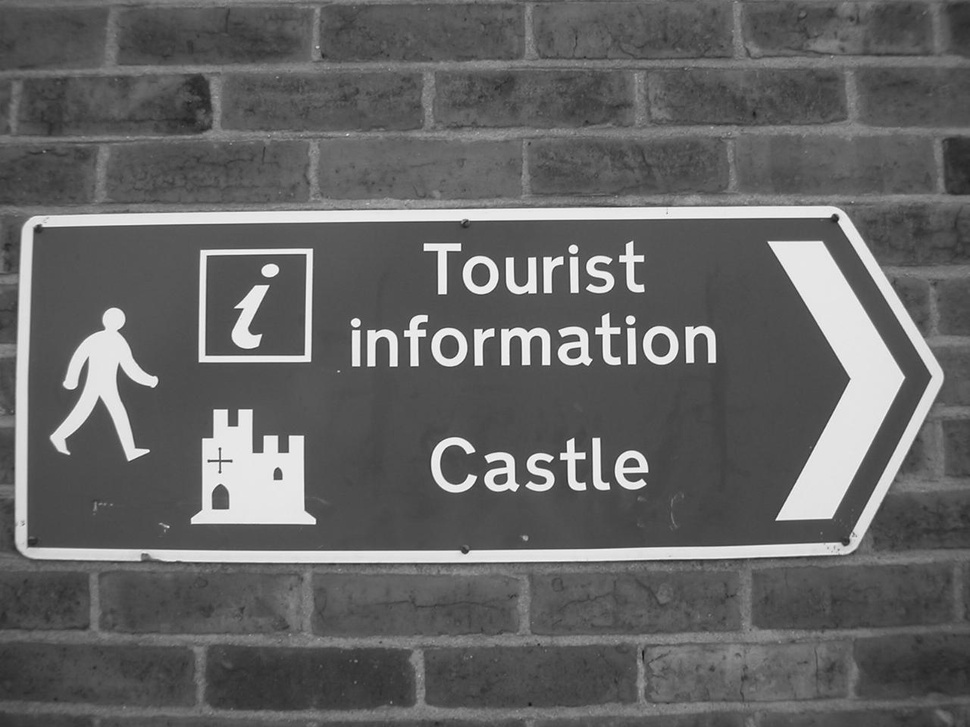
#> input picture Imagens/castle.jpg, 970 x 727 px, shrunk from 1280 x 960 before the run, found by its file name
$ python exemplo4a.py   (older library calls are emulated)
#> lines starting #> are read from the running program, lines starting #| are printed output that depends on the picture
import cv2
import numpy as np
from matplotlib import pyplot as plt

I1 = cv2.imread('./Imagens/castle.jpg', cv2.IMREAD_GRAYSCALE)
#> I1 is the input picture: shape (727, 970); min 20, max 255, mean 100.5
plt.figure()
plt.imshow(I1, cmap='gray')

# Derivada em relação a x
Kx = np.array([[-1, 0, 1],[-2, 0, 2], [-1, 0, 1]], np.float32)
print(Kx)

Ix = cv2.filter2D(I1, cv2.CV_32F, Kx, borderType=cv2.BORDER_REFLECT101)
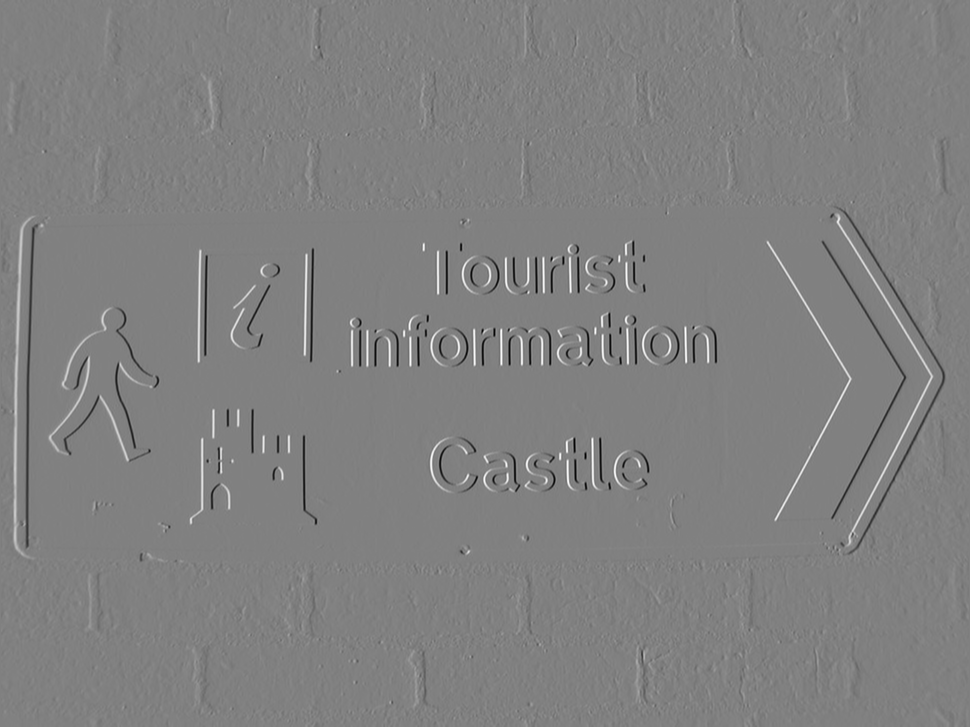
#> Ix: shape (727, 970) float32; min -764, max 750, mean 0; drawn with min black and max white
print(Ix)
#> (printed output is left out)
plt.figure()
plt.imshow(Ix, cmap='gray')
# Derivada em relação a y
Ky = np.transpose(Kx)
Iy = cv2.filter2D(I1, cv2.CV_32F, Ky, borderType=cv2.BORDER_REFLECT101)
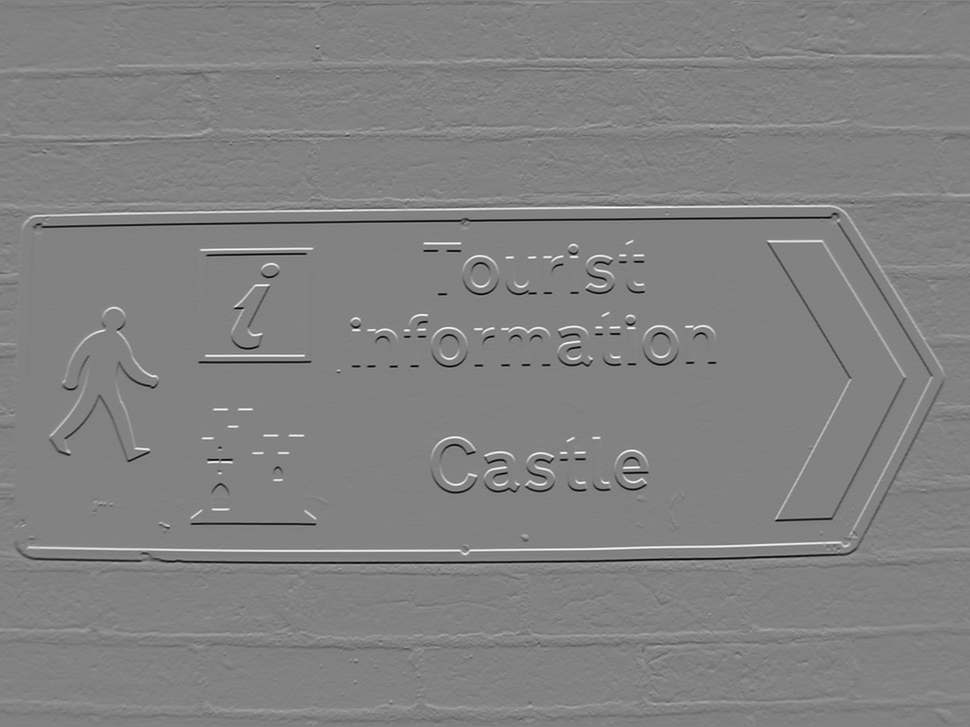
#> Iy: shape (727, 970) float32; min -747, max 716, mean -0.4; drawn with min black and max white
plt.figure()
plt.imshow(Iy, cmap='gray')

plt.show()

$ run again, with Imagens/Burrinhos.jpg copied over Imagens/castle.jpg
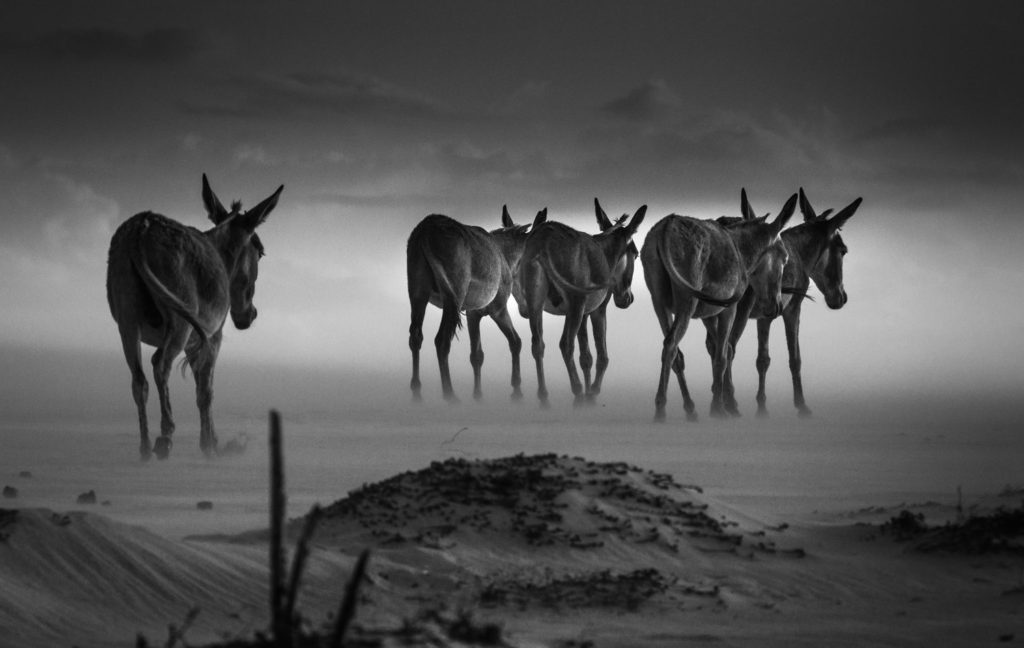
#> input picture Imagens/Burrinhos.jpg, 1024 x 648 px, found by its file name
#> I1 is the input picture: shape (648, 1024); min 0, max 255, mean 83.7
#> `Ix = cv2.filter2D(I1, cv2.CV_32F, Kx, borderType=cv2.BORDER_REFLECT101)`:
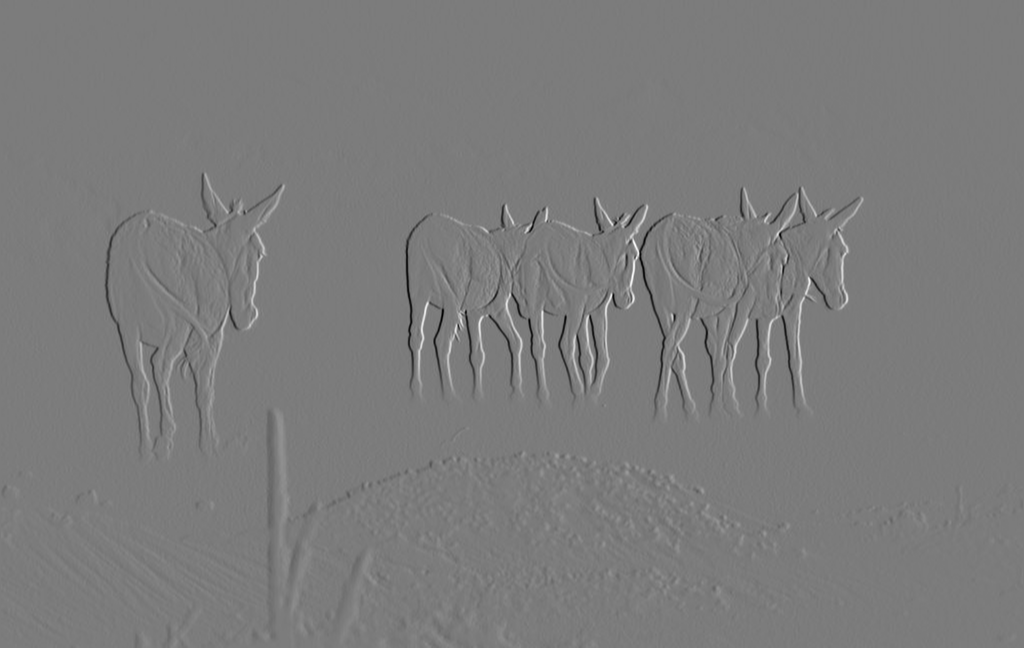
#> Ix: shape (648, 1024) float32; min -742, max 783, mean -0.1; drawn with min black and max white
#> (printed output is left out)
#> `Iy = cv2.filter2D(I1, cv2.CV_32F, Ky, borderType=cv2.BORDER_REFLECT101)`:
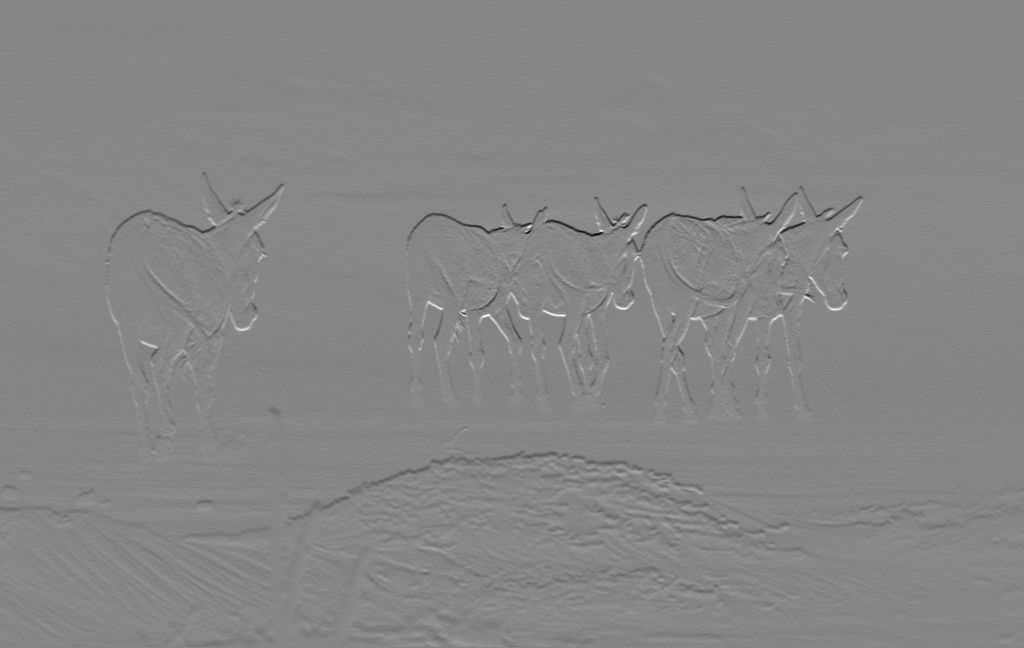
#> Iy: shape (648, 1024) float32; min -769, max 695, mean 0; drawn with min black and max white
